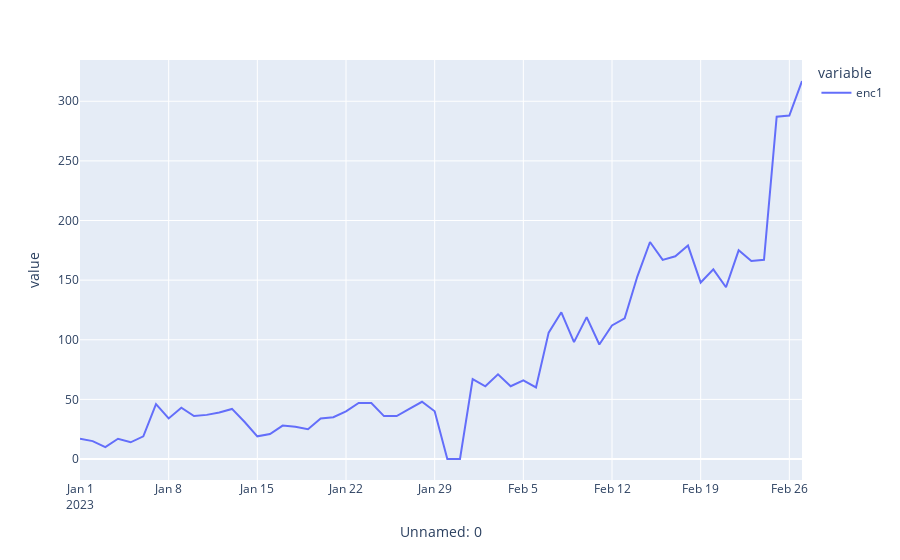

Notebook source saved alongside this figure:
### Code cell
px.line(dataframe.groupby(pd.Grouper(freq='24h')).count()['enc1'])
